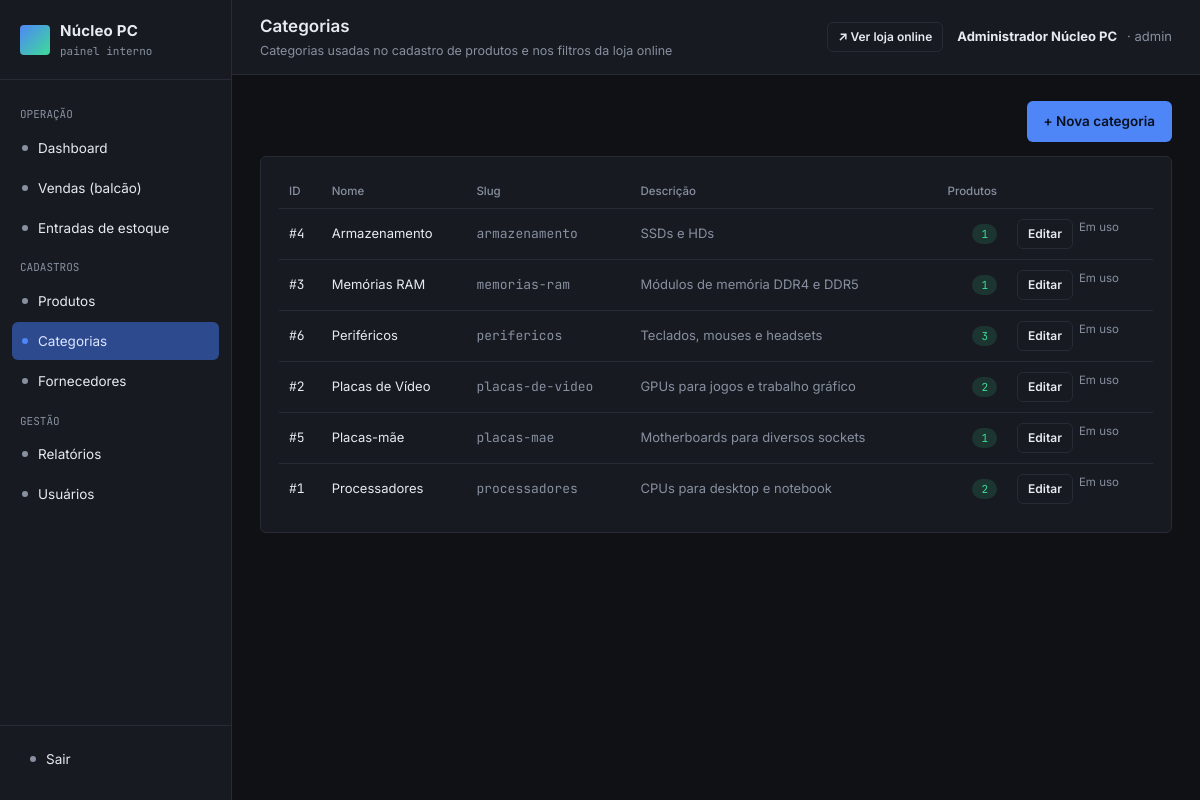
The page /admin/index.php?url=categoria/index (signed in) on the database its author committed.
### tables this page shows
CREATE TABLE categorias (
    id INT AUTO_INCREMENT PRIMARY KEY,
    nome VARCHAR(100) NOT NULL,
    slug VARCHAR(100) NOT NULL UNIQUE,
    descricao VARCHAR(255)
);

### admin/controllers/CategoriaController.php (called while the page is built, shortened)
<?php
class CategoriaController extends Controller
{
    public function index(): void
    {
        $model = $this->model('Categoria');
        $this->view('categorias/index', [
            'categorias' => $model->listarComContagemProdutos(),
            'mensagem'   => $_GET['msg'] ?? null,
            'erro'       => $_GET['erro'] ?? null,
        ]);
    }
}

### admin/core/App.php (called while the page is built, shortened)
<?php
class App
{
    protected string $method = 'index';
    public function __construct()
    {
        $url = $this->parseUrl();
        if (!empty($url[0])) {
            $controllerName = ucfirst(strtolower($url[0])) . 'Controller';
            $arquivoController = __DIR__ . '/../controllers/' . $controllerName . '.php';
            if (file_exists($arquivoController)) {
                unset($url[0]);
            }
        }
        $controllerObj = new $this->controller();
        if (!empty($url[1]) && method_exists($controllerObj, $url[1])) {
            $this->method = $url[1];
            unset($url[1]);
        }
        $this->params = $url ? array_values($url) : [];
        call_user_func_array([$controllerObj, $this->method], $this->params);
    }
    private function parseUrl(): array
    {
        if (isset($_GET['url'])) {
            $url = rtrim($_GET['url'], '/');
            $url = filter_var($url, FILTER_SANITIZE_URL);
            return explode('/', $url);
        }
        return [];
    }
}

### admin/index.php (called while the page is built, shortened)
<?php
require_once __DIR__ . '/core/App.php';
new App();

### admin/models/Categoria.php (called while the page is built, shortened)
<?php
class Categoria
{
    private PDO $db;
    public function __construct()
    {
        $this->db = Database::getConnection();
    }
    public function listarComContagemProdutos(): array
    {
        $sql = 'SELECT c.*, COUNT(p.id) AS total_produtos
                FROM categorias c
                LEFT JOIN produtos p ON p.categoria_id = c.id
                GROUP BY c.id
                ORDER BY c.nome ASC';
        return $this->db->query($sql)->fetchAll();
    }
}

### admin/views/categorias/index.php (the view, shortened to what this page needs)
<?php
require __DIR__ . '/../layout/header.php';
?>
<div style="display:flex; justify-content:flex-end; margin-bottom:14px;">
  <a href="index.php?url=categoria/novo" class="btn btn-primary">+ Nova categoria</a>
</div>
<div class="card">
  <table>
    <thead>
      <tr><th>ID</th><th>Nome</th><th>Slug</th><th>Descrição</th><th class="text-right">Produtos</th><th></th></tr>
    </thead>
    <tbody>
      <?php if (empty($categorias)): ?>
        <tr><td colspan="6" class="text-muted">Nenhuma categoria cadastrada.</td></tr>
      <?php else: foreach ($categorias as $c): ?>
        <tr>
          <td class="mono">#<?= $c['id'] ?></td>
          <td><?= htmlspecialchars($c['nome']) ?></td>
          <td class="mono text-muted"><?= htmlspecialchars($c['slug']) ?></td>
          <td class="text-muted"><?= htmlspecialchars($c['descricao'] ?: '—') ?></td>
          <td class="text-right"><span class="badge badge-ok"><?= $c['total_produtos'] ?></span></td>
          <td>
            <div class="row-actions">
              <a class="btn btn-ghost btn-sm" href="index.php?url=categoria/editar/<?= $c['id'] ?>">Editar</a>
              <?php if ((int) $c['total_produtos'] === 0): ?>
                <a class="btn btn-danger btn-sm" href="index.php?url=categoria/excluir/<?= $c['id'] ?>"
                   onclick="return confirm('Excluir esta categoria?');">Excluir</a>
              <?php else: ?>
                <span class="text-muted" style="font-size:11.5px;" title="Só é possível excluir categorias sem produtos">Em uso</span>
              <?php endif; ?>
            </div>
          </td>
        </tr>
      <?php endforeach; endif; ?>
    </tbody>
  </table>
</div>
<?php require __DIR__ . '/../layout/footer.php'; ?>

### admin/assets/css/admin.css (style rules this page uses)
:root { --bg: #0F1115; --panel: #171A21; --panel-2: #1D212B; --border: #262B35; --text: #E7EAF0; --muted: #8890A0; --accent: #4F86F7; --accent-dim: #2E4A8F; --warn: #F2A93B; --danger: #F1495B; --success: #3DDC97; --radius: 6px; --mono: 'JetBrains Mono', 'Consolas', monospace; --sans: 'Inter', 'Segoe UI', sans-serif; }
* { box-sizing: border-box; }
body { margin: 0; background: var(--bg); color: var(--text); font-family: var(--sans); font-size: 14px; line-height: 1.5; }
a { color: var(--accent); text-decoration: none; }
.card { background: var(--panel); border: 1px solid var(--border); border-radius: var(--radius); padding: 18px; }
table { width: 100%; border-collapse: collapse; font-size: 13px; }
thead th { text-align: left; color: var(--muted); font-weight: 500; font-size: 11.5px; padding: 8px 10px; border-bottom: 1px solid var(--border); }
tbody td { padding: 10px; border-bottom: 1px solid var(--border); }
tbody tr:last-child td { border-bottom: none; }
.mono { font-family: var(--mono); }
.text-muted { color: var(--muted); }
.text-right { text-align: right; }
.badge { display: inline-block; padding: 2px 9px; border-radius: 100px; font-size: 11px; font-family: var(--mono); }
.badge-ok { background: rgba(61,220,151,.14); color: var(--success); }
.btn { display: inline-flex; align-items: center; gap: 6px; padding: 9px 16px; border-radius: var(--radius); border: 1px solid transparent; font-size: 13.5px; font-weight: 600; cursor: pointer; font-family: var(--sans); }
.btn-primary { background: var(--accent); color: #06101F; }
.btn-ghost { background: transparent; border-color: var(--border); color: var(--text); }
.btn-sm { padding: 5px 10px; font-size: 12px; }
.row-actions { display: flex; gap: 6px; }

### rows shown on the page
categorias: id "4", nome "Armazenamento", slug "armazenamento", descricao "SSDs e HDs", total_produtos "1"
categorias: id "3", nome "Memórias RAM", slug "memorias-ram", descricao "Módulos de memória DDR4 e DDR5", total_produtos "1"
categorias: id "6", nome "Periféricos", slug "perifericos", descricao "Teclados, mouses e headsets", total_produtos "3"
categorias: id "2", nome "Placas de Vídeo", slug "placas-de-video", descricao "GPUs para jogos e trabalho gráfico", total_produtos "2"
categorias: id "5", nome "Placas-mãe", slug "placas-mae", descricao "Motherboards para diversos sockets", total_produtos "1"
categorias: id "1", nome "Processadores", slug "processadores", descricao "CPUs para desktop e notebook", total_produtos "2"

### other values the page prints
$tituloPagina "Categorias"
$subtituloPagina "Categorias usadas no cadastro de produtos e nos filtros da loja online"
$_SESSION['usuario_nome'] "Administrador Núcleo PC"
$_SESSION['usuario_tipo'] "admin"
